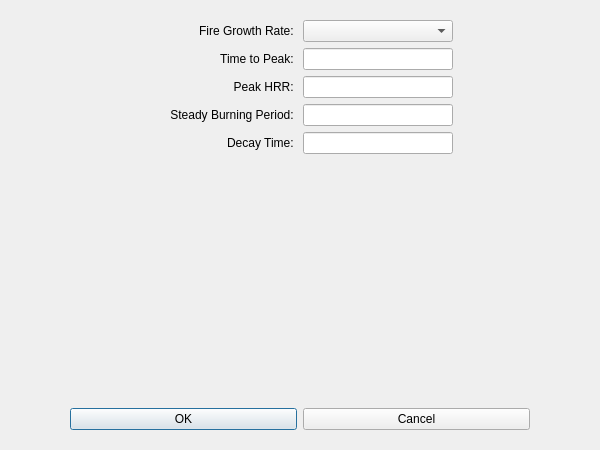
<?xml version="1.0" encoding="UTF-8"?>
<ui version="4.0">
 <class>FDYNFireAddT2Dialog</class>
 <widget class="QDialog" name="FDYNFireAddT2Dialog">
  <property name="geometry">
   <rect>
    <x>0</x>
    <y>0</y>
    <width>600</width>
    <height>450</height>
   </rect>
  </property>
  <property name="sizePolicy">
   <sizepolicy hsizetype="Fixed" vsizetype="Fixed">
    <horstretch>0</horstretch>
    <verstretch>0</verstretch>
   </sizepolicy>
  </property>
  <property name="minimumSize">
   <size>
    <width>600</width>
    <height>450</height>
   </size>
  </property>
  <property name="windowTitle">
   <string>Define New Fire</string>
  </property>
  <layout class="QVBoxLayout" name="verticalLayout">
   <property name="leftMargin">
    <number>30</number>
   </property>
   <property name="topMargin">
    <number>20</number>
   </property>
   <property name="rightMargin">
    <number>30</number>
   </property>
   <property name="bottomMargin">
    <number>20</number>
   </property>
   <item>
    <layout class="QHBoxLayout" name="horizontalLayout">
     <item>
      <spacer name="horizontalSpacer">
       <property name="orientation">
        <enum>Qt::Horizontal</enum>
       </property>
       <property name="sizeHint" stdset="0">
        <size>
         <width>40</width>
         <height>20</height>
        </size>
       </property>
      </spacer>
     </item>
     <item>
      <widget class="QLabel" name="label">
       <property name="minimumSize">
        <size>
         <width>150</width>
         <height>0</height>
        </size>
       </property>
       <property name="text">
        <string>Fire Growth Rate: </string>
       </property>
       <property name="alignment">
        <set>Qt::AlignRight|Qt::AlignTrailing|Qt::AlignVCenter</set>
       </property>
      </widget>
     </item>
     <item>
      <widget class="QComboBox" name="cbFireGrowthRate">
       <property name="minimumSize">
        <size>
         <width>150</width>
         <height>0</height>
        </size>
       </property>
      </widget>
     </item>
     <item>
      <spacer name="horizontalSpacer_2">
       <property name="orientation">
        <enum>Qt::Horizontal</enum>
       </property>
       <property name="sizeHint" stdset="0">
        <size>
         <width>40</width>
         <height>20</height>
        </size>
       </property>
      </spacer>
     </item>
    </layout>
   </item>
   <item>
    <layout class="QHBoxLayout" name="horizontalLayout_2">
     <item>
      <spacer name="horizontalSpacer_3">
       <property name="orientation">
        <enum>Qt::Horizontal</enum>
       </property>
       <property name="sizeHint" stdset="0">
        <size>
         <width>40</width>
         <height>20</height>
        </size>
       </property>
      </spacer>
     </item>
     <item>
      <widget class="QLabel" name="label_2">
       <property name="minimumSize">
        <size>
         <width>150</width>
         <height>0</height>
        </size>
       </property>
       <property name="text">
        <string>Time to Peak: </string>
       </property>
       <property name="alignment">
        <set>Qt::AlignRight|Qt::AlignTrailing|Qt::AlignVCenter</set>
       </property>
      </widget>
     </item>
     <item>
      <widget class="QLineEdit" name="lineTimeToPeak">
       <property name="minimumSize">
        <size>
         <width>150</width>
         <height>0</height>
        </size>
       </property>
      </widget>
     </item>
     <item>
      <spacer name="horizontalSpacer_4">
       <property name="orientation">
        <enum>Qt::Horizontal</enum>
       </property>
       <property name="sizeHint" stdset="0">
        <size>
         <width>40</width>
         <height>20</height>
        </size>
       </property>
      </spacer>
     </item>
    </layout>
   </item>
   <item>
    <layout class="QHBoxLayout" name="horizontalLayout_3">
     <item>
      <spacer name="horizontalSpacer_5">
       <property name="orientation">
        <enum>Qt::Horizontal</enum>
       </property>
       <property name="sizeHint" stdset="0">
        <size>
         <width>40</width>
         <height>20</height>
        </size>
       </property>
      </spacer>
     </item>
     <item>
      <widget class="QLabel" name="label_3">
       <property name="minimumSize">
        <size>
         <width>150</width>
         <height>0</height>
        </size>
       </property>
       <property name="text">
        <string>Peak HRR: </string>
       </property>
       <property name="alignment">
        <set>Qt::AlignRight|Qt::AlignTrailing|Qt::AlignVCenter</set>
       </property>
      </widget>
     </item>
     <item>
      <widget class="QLineEdit" name="linePeakHRR">
       <property name="minimumSize">
        <size>
         <width>150</width>
         <height>0</height>
        </size>
       </property>
      </widget>
     </item>
     <item>
      <spacer name="horizontalSpacer_6">
       <property name="orientation">
        <enum>Qt::Horizontal</enum>
       </property>
       <property name="sizeHint" stdset="0">
        <size>
         <width>40</width>
         <height>20</height>
        </size>
       </property>
      </spacer>
     </item>
    </layout>
   </item>
   <item>
    <layout class="QHBoxLayout" name="horizontalLayout_4">
     <item>
      <spacer name="horizontalSpacer_7">
       <property name="orientation">
        <enum>Qt::Horizontal</enum>
       </property>
       <property name="sizeHint" stdset="0">
        <size>
         <width>40</width>
         <height>20</height>
        </size>
       </property>
      </spacer>
     </item>
     <item>
      <widget class="QLabel" name="label_4">
       <property name="minimumSize">
        <size>
         <width>150</width>
         <height>0</height>
        </size>
       </property>
       <property name="text">
        <string>Steady Burning Period: </string>
       </property>
       <property name="alignment">
        <set>Qt::AlignRight|Qt::AlignTrailing|Qt::AlignVCenter</set>
       </property>
      </widget>
     </item>
     <item>
      <widget class="QLineEdit" name="lineSteadyBurningPeriod">
       <property name="minimumSize">
        <size>
         <width>150</width>
         <height>0</height>
        </size>
       </property>
      </widget>
     </item>
     <item>
      <spacer name="horizontalSpacer_8">
       <property name="orientation">
        <enum>Qt::Horizontal</enum>
       </property>
       <property name="sizeHint" stdset="0">
        <size>
         <width>40</width>
         <height>20</height>
        </size>
       </property>
      </spacer>
     </item>
    </layout>
   </item>
   <item>
    <layout class="QHBoxLayout" name="horizontalLayout_5">
     <property name="bottomMargin">
      <number>10</number>
     </property>
     <item>
      <spacer name="horizontalSpacer_9">
       <property name="orientation">
        <enum>Qt::Horizontal</enum>
       </property>
       <property name="sizeHint" stdset="0">
        <size>
         <width>40</width>
         <height>20</height>
        </size>
       </property>
      </spacer>
     </item>
     <item>
      <widget class="QLabel" name="label_5">
       <property name="minimumSize">
        <size>
         <width>150</width>
         <height>0</height>
        </size>
       </property>
       <property name="text">
        <string>Decay Time: </string>
       </property>
       <property name="alignment">
        <set>Qt::AlignRight|Qt::AlignTrailing|Qt::AlignVCenter</set>
       </property>
      </widget>
     </item>
     <item>
      <widget class="QLineEdit" name="lineDecayTime">
       <property name="minimumSize">
        <size>
         <width>150</width>
         <height>0</height>
        </size>
       </property>
      </widget>
     </item>
     <item>
      <spacer name="horizontalSpacer_10">
       <property name="orientation">
        <enum>Qt::Horizontal</enum>
       </property>
       <property name="sizeHint" stdset="0">
        <size>
         <width>40</width>
         <height>20</height>
        </size>
       </property>
      </spacer>
     </item>
    </layout>
   </item>
   <item>
    <widget class="NECustomPlot" name="hrrCurveWidget" native="true">
     <property name="sizePolicy">
      <sizepolicy hsizetype="Expanding" vsizetype="Expanding">
       <horstretch>0</horstretch>
       <verstretch>0</verstretch>
      </sizepolicy>
     </property>
     <property name="minimumSize">
      <size>
       <width>0</width>
       <height>0</height>
      </size>
     </property>
    </widget>
   </item>
   <item>
    <layout class="QHBoxLayout" name="horizontalLayout_6">
     <property name="leftMargin">
      <number>40</number>
     </property>
     <property name="topMargin">
      <number>10</number>
     </property>
     <property name="rightMargin">
      <number>40</number>
     </property>
     <item>
      <widget class="QPushButton" name="btnOk">
       <property name="text">
        <string>OK</string>
       </property>
      </widget>
     </item>
     <item>
      <widget class="QPushButton" name="btnCancel">
       <property name="text">
        <string>Cancel</string>
       </property>
      </widget>
     </item>
    </layout>
   </item>
  </layout>
 </widget>
 <customwidgets>
  <customwidget>
   <class>NECustomPlot</class>
   <extends>QWidget</extends>
   <header location="global">Dialogs/Plot/NECustomPlot.h</header>
   <container>1</container>
  </customwidget>
 </customwidgets>
 <resources/>
 <connections/>
</ui>
